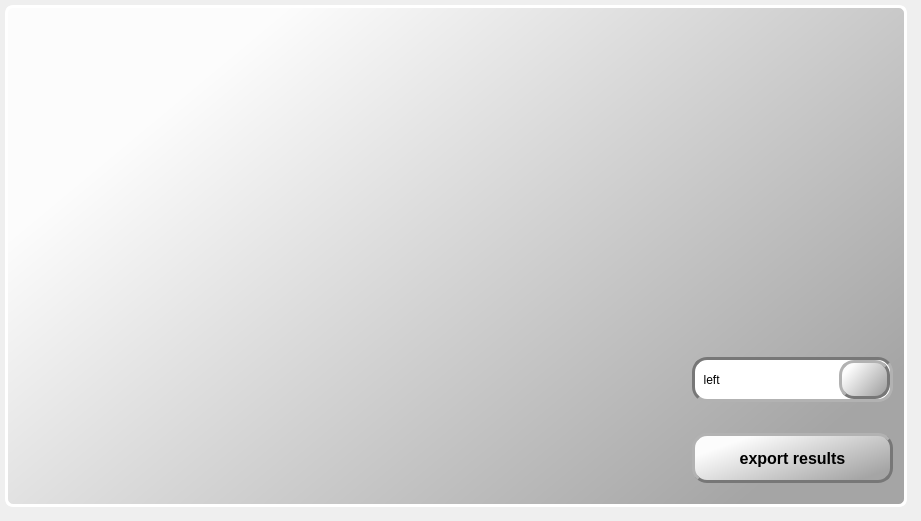
   <widget class="QWidget" name="pAnalysisTab">
    <attribute name="icon">
     <iconset resource="xf_resources.qrc">
      <normaloff>:/images/breathing_rate_button.png</normaloff>:/images/breathing_rate_button.png</iconset>
    </attribute>
    <attribute name="title">
     <string/>
    </attribute>
    <widget class="QGraphicsView" name="pDataGV">
     <property name="geometry">
      <rect>
       <x>0</x>
       <y>0</y>
       <width>912</width>
       <height>512</height>
      </rect>
     </property>
     <property name="sizePolicy">
      <sizepolicy hsizetype="Fixed" vsizetype="Fixed">
       <horstretch>0</horstretch>
       <verstretch>0</verstretch>
      </sizepolicy>
     </property>
     <property name="styleSheet">
      <string notr="true">QGraphicsView
{
	background-color: qlineargradient(spread:pad, x1:0.191, y1:0.181818, x2:1, y2:0.722, stop:0 rgba(252, 252, 252, 255), stop:1 rgba(165, 165, 165, 255));
	border-color: rgb(255, 255, 255);
	border-width: 3px;
	border-style: inset;
	border-radius: 8px;
	margin: 5px 5px;
}</string>
     </property>
     <property name="verticalScrollBarPolicy">
      <enum>Qt::ScrollBarAlwaysOff</enum>
     </property>
     <property name="horizontalScrollBarPolicy">
      <enum>Qt::ScrollBarAlwaysOff</enum>
     </property>
     <property name="renderHints">
      <set>QPainter::Antialiasing|QPainter::HighQualityAntialiasing|QPainter::SmoothPixmapTransform|QPainter::TextAntialiasing</set>
     </property>
    </widget>
    <widget class="QWidget" name="layoutWidget_2">
     <property name="geometry">
      <rect>
       <x>611</x>
       <y>420</y>
       <width>282</width>
       <height>77</height>
      </rect>
     </property>
     <layout class="QHBoxLayout" name="horizontalLayout_26">
      <property name="spacing">
       <number>6</number>
      </property>
      <item>
       <widget class="QLabel" name="label_20">
        <property name="sizePolicy">
         <sizepolicy hsizetype="Preferred" vsizetype="Preferred">
          <horstretch>0</horstretch>
          <verstretch>0</verstretch>
         </sizepolicy>
        </property>
        <property name="maximumSize">
         <size>
          <width>75</width>
          <height>75</height>
         </size>
        </property>
        <property name="text">
         <string/>
        </property>
        <property name="pixmap">
         <pixmap resource="xf_resources.qrc">:/images/save_button.png</pixmap>
        </property>
        <property name="scaledContents">
         <bool>true</bool>
        </property>
       </widget>
      </item>
      <item>
       <widget class="QToolButton" name="pExportTB">
        <property name="sizePolicy">
         <sizepolicy hsizetype="Preferred" vsizetype="Fixed">
          <horstretch>0</horstretch>
          <verstretch>0</verstretch>
         </sizepolicy>
        </property>
        <property name="minimumSize">
         <size>
          <width>196</width>
          <height>50</height>
         </size>
        </property>
        <property name="styleSheet">
         <string notr="true"> QToolButton{
     background-color: qlineargradient(spread:pad, x1:0.191, y1:0.181818, x2:1, y2:0.722, stop:0 rgba(252, 252, 252, 255), stop:1 rgba(165, 165, 165, 255));
     border-width: 3px;
     border-style: outset;
     border-radius: 15px;
     border-color: #777;
	 color: #000;
     font: bold 16px;
     min-width: 10em;
     padding: 0px;
 }
 QToolButton:pressed {
     background-color: #555;
     border-width: 3px;
     border-style: inset;
     border-radius: 15px;
     border-color: #777;
     font: bold 16px;
 	 color: #fff;
    min-width: 10em;
     padding: 0px;
 } 
 QToolButton:checked {
     background-color: #555;
     border-width: 3px;
     border-style: inset;
     border-radius: 15px;
     border-color: #777;
     font: bold 16px;
 	 color: #fff;
    min-width: 10em;
     padding: 0px;
 } 
</string>
        </property>
        <property name="text">
         <string>export results</string>
        </property>
        <property name="iconSize">
         <size>
          <width>280</width>
          <height>100</height>
         </size>
        </property>
        <property name="checkable">
         <bool>true</bool>
        </property>
        <property name="autoExclusive">
         <bool>true</bool>
        </property>
       </widget>
      </item>
     </layout>
    </widget>
    <widget class="QWidget" name="layoutWidget_4">
     <property name="geometry">
      <rect>
       <x>611</x>
       <y>341</y>
       <width>282</width>
       <height>77</height>
      </rect>
     </property>
     <layout class="QHBoxLayout" name="horizontalLayout_27">
      <property name="spacing">
       <number>6</number>
      </property>
      <item>
       <widget class="QLabel" name="pSeriesLab">
        <property name="sizePolicy">
         <sizepolicy hsizetype="Preferred" vsizetype="Preferred">
          <horstretch>0</horstretch>
          <verstretch>0</verstretch>
         </sizepolicy>
        </property>
        <property name="maximumSize">
         <size>
          <width>75</width>
          <height>75</height>
         </size>
        </property>
        <property name="text">
         <string/>
        </property>
        <property name="pixmap">
         <pixmap resource="xf_resources.qrc">:/images/analysis_button.png</pixmap>
        </property>
        <property name="scaledContents">
         <bool>true</bool>
        </property>
       </widget>
      </item>
      <item>
       <widget class="QComboBox" name="pVisCB">
        <property name="styleSheet">
         <string notr="true"> QComboBox{
     	background-color: qlineargradient(spread:pad, x1:0.80894, y1:0.824, x2:0.131, y2:0.187, stop:		0 rgba(255, 255, 255, 255), stop:1 rgba(165, 165, 165, 255));
     border-width: 3px;
     border-style: inset;
     border-radius: 15px;
     border-color: #777;
	 padding: 2px;
	font: 87 12pt &quot;Roboto Black&quot;;
	min-height: 35px;
 }

QComboBox::drop-down{
width: 45px;
     background-color: qlineargradient(spread:pad, x1:0.191, y1:0.181818, x2:1, y2:0.722, stop:0 rgba(252, 252, 252, 255), stop:1 rgba(165, 165, 165, 255));
     border-width: 3px;
     border-style: outset;
     border-radius: 15px;
     border-color: #777;
	 color: #000;
     font: bold 16px;
     padding: 0px;
}

QComboBox::down-arrow {
    image: url(&quot;:/images/down.png&quot;);
}

QComboBox::indicator{
    background-color:transparent;
    selection-background-color:transparent;
    color:transparent;
    selection-color:transparent;
}
</string>
        </property>
        <property name="frame">
         <bool>true</bool>
        </property>
        <item>
         <property name="text">
          <string>  left</string>
         </property>
        </item>
        <item>
         <property name="text">
          <string>  right</string>
         </property>
        </item>
        <item>
         <property name="text">
          <string>  both</string>
         </property>
        </item>
       </widget>
      </item>
     </layout>
    </widget>
   </widget>
